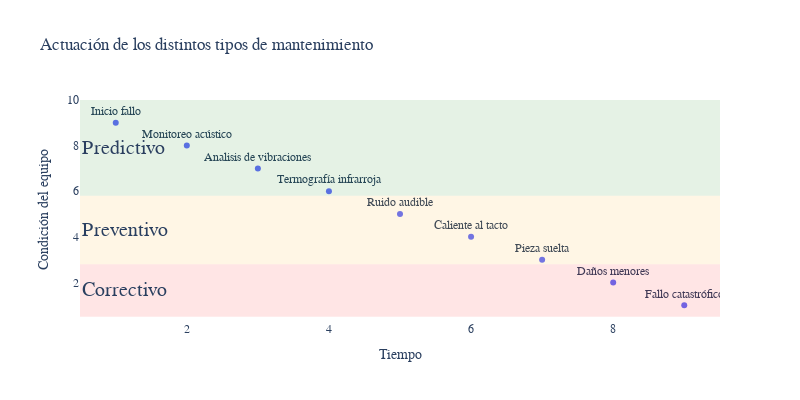

Notebook code cell kept with this figure:
### Code cell
tipo_mantenimiento = pd.DataFrame({'tipo': ['Inicio fallo', 'Monitoreo acústico', 
                                             'Analisis de vibraciones', 'Termografía infrarroja', 'Ruido audible', 'Caliente al tacto', 'Pieza suelta', 'Daños menores', 'Fallo catastrófico'], 
                                    'condicion':list(range(1, 10))[::-1], 
                                    'tiempo':list(range(1, 10))})

# x and y given as array_like objects
fig = px.scatter(data_frame= tipo_mantenimiento, x= 'tiempo', y='condicion', text='tipo', 
                 labels={
                     "condicion": "Condición del equipo",
                     "tiempo": "Tiempo",},
                title="Actuación de los distintos tipos de mantenimiento",
                 width=800, height=400)
fig.update_layout(
    font_family="Calibri",
    title_font_family="Calibri"
)
fig.add_hrect(y0=5.8, y1= 10, line_width=0, fillcolor="green", opacity=0.1,  annotation_text="Predictivo", 
              annotation_position="left", annotation=dict(font_size=20, font_family="Calibri"))
fig.add_hrect(y0=2.8, y1= 5.8, line_width=0, fillcolor="orange", opacity=0.1, annotation_text="Preventivo", 
              annotation_position="left", annotation=dict(font_size=20, font_family="Calibri"))
fig.add_hrect(y0=0.5, y1= 2.8, line_width=0, fillcolor="red", opacity=0.1, annotation_text="Correctivo", 
              annotation_position="left", annotation=dict(font_size=20, font_family="Calibri"))
fig.update_layout({'plot_bgcolor': 'rgba(0, 0, 0, 0)', 'paper_bgcolor': 'rgba(0, 0, 0, 0)'})
fig.update_xaxes(title_font_family="Calibri")
fig.update_traces(textposition='top center')
fig.update_xaxes(showgrid=False)
fig.update_yaxes(showgrid=False)

fig.show()

### Figure 1 — Plotly figure (JSON) as saved in the notebook; plotly's stock layout.template omitted (floating-point values rounded to 4 significant figures)
{"data": [{"hovertemplate": "Tiempo=%{x}<br>Condición del equipo=%{y}<br>tipo=%{text}<extra></extra>", "legendgroup": "", "marker": {"color": "#636efa", "symbol": "circle"}, "mode": "markers+text", "name": "", "orientation": "v", "showlegend": false, "text": ["Inicio fallo", "Monitoreo acústico", "Analisis de vibraciones", "Termografía infrarroja", "Ruido audible", "Caliente al tacto", "Pieza suelta", "Daños menores", "Fallo catastrófico"], "textposition": "top center", "type": "scatter", "x": [1, 2, 3, 4, 5, 6, 7, 8, 9], "xaxis": "x", "y": [9, 8, 7, 6, 5, 4, 3, 2, 1], "yaxis": "y"}], "layout": {"annotations": [{"font": {"family": "Calibri", "size": 20}, "showarrow": false, "text": "Predictivo", "x": 0, "xanchor": "left", "xref": "x domain", "y": 7.9, "yanchor": "middle", "yref": "y"}, {"font": {"family": "Calibri", "size": 20}, "showarrow": false, "text": "Preventivo", "x": 0, "xanchor": "left", "xref": "x domain", "y": 4.3, "yanchor": "middle", "yref": "y"}, {"font": {"family": "Calibri", "size": 20}, "showarrow": false, "text": "Correctivo", "x": 0, "xanchor": "left", "xref": "x domain", "y": 1.65, "yanchor": "middle", "yref": "y"}], "font": {"family": "Calibri"}, "height": 400, "legend": {"tracegroupgap": 0}, "paper_bgcolor": "rgba(0, 0, 0, 0)", "plot_bgcolor": "rgba(0, 0, 0, 0)", "shapes": [{"fillcolor": "green", "line": {"width": 0}, "opacity": 0.1, "type": "rect", "x0": 0, "x1": 1, "xref": "x domain", "y0": 5.8, "y1": 10, "yref": "y"}, {"fillcolor": "orange", "line": {"width": 0}, "opacity": 0.1, "type": "rect", "x0": 0, "x1": 1, "xref": "x domain", "y0": 2.8, "y1": 5.8, "yref": "y"}, {"fillcolor": "red", "line": {"width": 0}, "opacity": 0.1, "type": "rect", "x0": 0, "x1": 1, "xref": "x domain", "y0": 0.5, "y1": 2.8, "yref": "y"}], "title": {"font": {"family": "Calibri"}, "text": "Actuación de los distintos tipos de mantenimiento"}, "width": 800, "xaxis": {"anchor": "y", "domain": [0, 1], "showgrid": false, "title": {"font": {"family": "Calibri"}, "text": "Tiempo"}}, "yaxis": {"anchor": "x", "domain": [0, 1], "showgrid": false, "title": {"text": "Condición del equipo"}}}}
